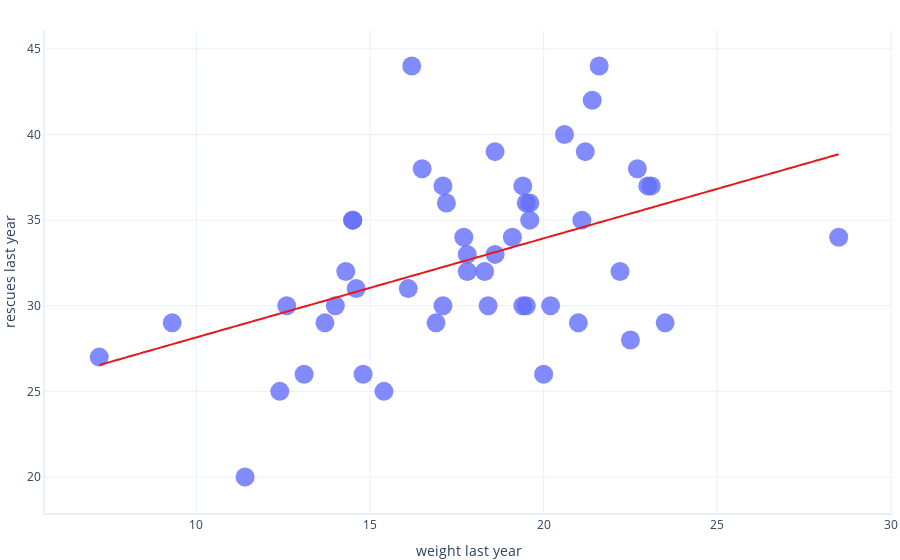

Source (notebook cell):
### Markdown cell above
We are interested in the relationship between a dog's weight and the amount of rescues it performed in the previous year. Let's begin by plotting rescues_last_year as a function of weight_last_year:

### Code cell
import graphing
import statsmodels.formula.api as smf

# First, we define our formula using a special syntax
# This says that rescues_last_year is explained by weight_last_year
formula = "rescues_last_year ~ weight_last_year"

model = smf.ols(formula = formula, data = data).fit()

graphing.scatter_2D(data, "weight_last_year", "rescues_last_year", trendline = lambda x: model.params[1] * x + model.params[0])
